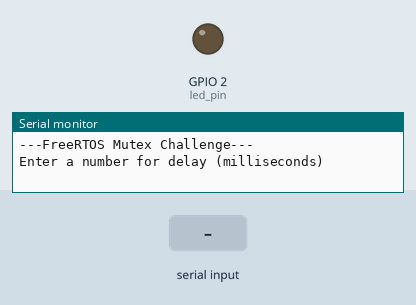
Simulated run of this sketch. Board: ESP32. Parts: output pins drawn as LEDs (lit = HIGH), the last lines printed to the serial monitor. Dashed ring = blinking. The test bench sets the inputs (shaded band).

Above: at 1.8 s.
1.9 s: "90,45\n" received over Serial
At 1.91 s:
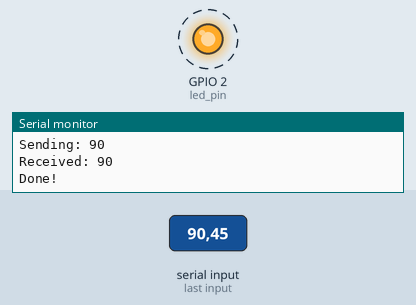
Timing chart, 0 to 10.9 s (numbered marks = the images above; inputs shaded):
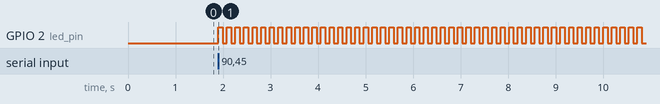

Measured:
- after the input at 1.9 s, GPIO 2 (led_pin): alternates HIGH for 0.09 s and LOW for 0.09 s, starting at once

The sketch:

bin_sem_signaling_delay_blinking_led.ino
```cpp
//using binary semaphore for signaling the led for blinking
#if CONFIG_FREERTOS_UNICORE
  static const BaseType_t app_cpu = 0;
#else
  static const BaseType_t app_cpu = 1;
#endif

static const int led_pin=LED_BUILTIN;

static SemaphoreHandle_t bin_sem;
void blinkLED(void *parameters) {
  int num = *(int *)parameters;
  xSemaphoreGive(bin_sem);
  // Print the parameter
  Serial.print("Received: ");
  Serial.println(num);

  // Configure the LED pin
  pinMode(led_pin, OUTPUT);

  // Blink forever and ever
  while (1) {
    digitalWrite(led_pin, HIGH);
    vTaskDelay(num / portTICK_PERIOD_MS);
    digitalWrite(led_pin, LOW);
    vTaskDelay(num / portTICK_PERIOD_MS);
  }
}

void setup() {
  long int delay_arg;
  Serial.begin(115200);
  vTaskDelay(1000 / portTICK_PERIOD_MS);
  Serial.println();
  Serial.println("---FreeRTOS Mutex Challenge---");
  Serial.println("Enter a number for delay (milliseconds)");

  // Wait for input from Serial
  while (Serial.available() <= 0);

  // Read integer value
  delay_arg = Serial.parseInt();
  Serial.print("Sending: ");
  Serial.println(delay_arg);

  bin_sem = xSemaphoreCreateBinary();

  // Start task 1
  xTaskCreatePinnedToCore(blinkLED,
                          "Blink LED",
                          1024,
                          (void *)&delay_arg,
                          1,
                          NULL,
                          app_cpu);
  xSemaphoreTake(bin_sem,portMAX_DELAY);
  // Show that we accomplished our task of passing the stack-based argument
  Serial.println("Done!");
}
void loop() {
  // put your main code here, to run repeatedly:

}
```
